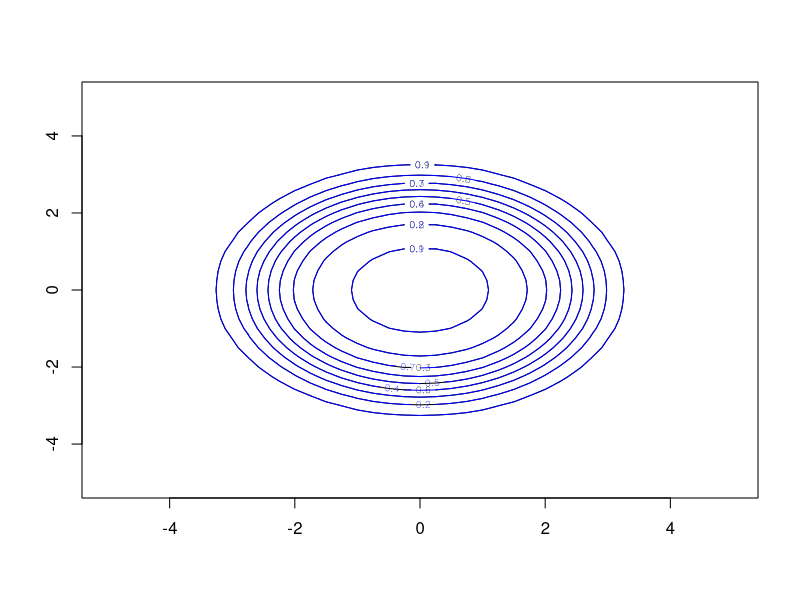
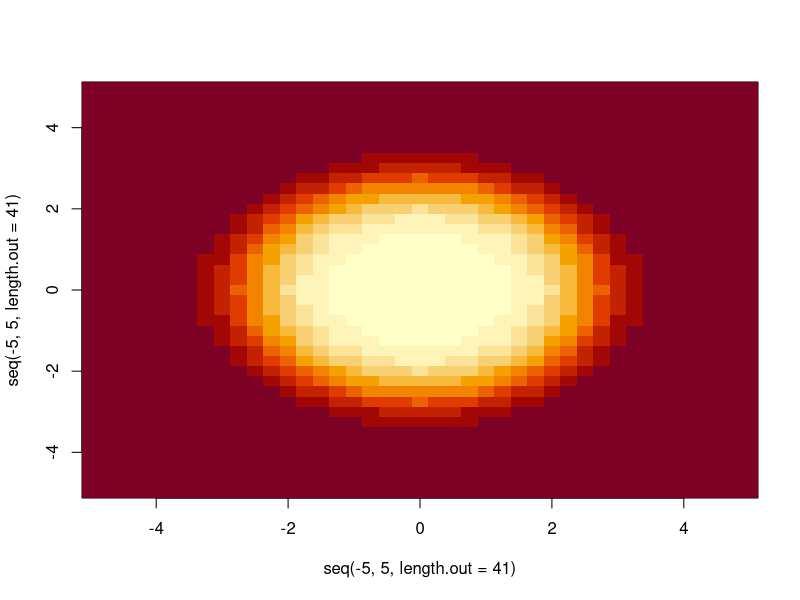

Generate these figures, in order, with R: (Note: this script raises an error after producing the figures.)
#1a
p_hat=0.5
X=c(1,2)
#P(X_1=1,X_2=2|Y=+1)
# p=1/sqrt(2*pi*16)*exp(-(X[1]-0)^2/(2*16))*
# 1/sqrt(2*pi*16)*exp(-(X[2]-0)^2/(2*16))
p=dnorm(X[1],mean=0,sd=4)*dnorm(X[2],mean=0,sd=4)
#P(X_1=1,X_2=2|Y=-1)
# n=1/sqrt(2*pi*1)*exp(-(X[1]-0)^2/(2*1))*
# 1/sqrt(2*pi*1)*exp(-(X[2]-0)^2/(2*1))
n=dnorm(X[1],mean=0,sd=1)*dnorm(X[2],mean=0,sd=1)
#P(Y=+1|X_1=1,X_2=2)
p*p_hat/(p*p_hat+n*(1-p_hat))

#1b
visualize=function(p_hat){
  grid=expand.grid(x1=.25*(-20:20),x2=.25*(-20:20))
  N=rep(0,41*41)
  for (i in 1:1681){
    #P(X=x|Y=+1)
    # p=1/sqrt(2*pi*16)*exp(-(grid$x1[i]-0)^2/(2*16))*
    #   1/sqrt(2*pi*16)*exp(-(grid$x2[i]-0)^2/(2*16))
    p=dnorm(grid$x1[i],mean=0,sd=4)*
      dnorm(grid$x2[i],mean=0,sd=4)
    #P(X=x|Y=-1)
    # n=1/sqrt(2*pi*1)*exp(-(grid$x1[i]-0)^2/(2*1))*
    #   1/sqrt(2*pi*1)*exp(-(grid$x2[i]-0)^2/(2*1))
    n=dnorm(grid$x1[i],mean=0,sd=1)*
      dnorm(grid$x2[i],mean=0,sd=1)
    #P(Y=+1|X=x)
    N[i]=p*p_hat/(p*p_hat+n*(1-p_hat))
    # N[i]=n*(1-p_hat)/(p*p_hat+n*(1-p_hat))
  }
  return(N)
}
P_p=visualize(p_hat)
contour(seq(-5,5,length.out = 41),
        seq(-5,5,length.out = 41),matrix(P_p,41,41))
contour(seq(-5,5,length.out = 41),
        seq(-5,5,length.out = 41),matrix(1-P_p,41,41),
        add = TRUE, col = "blue")
image(seq(-5,5,length.out = 41),
        seq(-5,5,length.out = 41),matrix(P_p,41,41))

#1c
sigma_p=matrix(c(16,0,0,16),2)
sigma_n=matrix(c(1,0,0,1),2)
mu_p=c(0,0)
mu_n=c(0,0)
p=2
N_p=1/((2*pi)^(p/2)*sqrt(det(sigma_p)))*
  exp(-0.5*t(as.matrix(X-mu_p))%*%
        solve(sigma_p)%*%
        as.matrix(X-mu_p))
N_n=1/((2*pi)^(p/2)*sqrt(det(sigma_n)))*
  exp(-0.5*t(as.matrix(X-mu_n))%*%
        solve(sigma_n)%*%
        as.matrix(X-mu_n))
#P(Y=+1|X_1=1,X_2=2)
N_p*p_hat/(N_p*p_hat+N_n*(1-p_hat))

#2a
generate=function(number){
  Y=rep(0,number)
  X=matrix(rep(0,2*number),ncol=2)
  # y_0=0
  # x_00=0
  for (i in 1:number){
    Y[i]=sample(0:2, size=1, replace=TRUE, prob=c(0.4,0.3,0.3))
    if (Y[i]==0){
      x=
        expand.grid(x1=0:1,x2=0:2)[sample(1:6, 1, replace=TRUE, prob=c(0.2,0.1,0.4,0.2,0.0,0.1)),]
      X[i,1]=x$x1
      X[i,2]=x$x2
      # y_0=y_0+1
    }
    else if (Y[i]==1){
      x=
        expand.grid(x1=0:1,x2=0:2)[sample(1:6, 1, replace=TRUE, prob=c(0.6,0.1,0.1,0.1,0.1,0.0)),]
      X[i,1]=x$x1
      X[i,2]=x$x2
    }
    else if (Y[i]==2){
      x=
        expand.grid(x1=0:1,x2=0:2)[sample(1:6, 1, replace=TRUE, prob=c(0.1,0.4,0.3,0.0,0.2,0.0)),]
      X[i,1]=x$x1
      X[i,2]=x$x2
    }
    # if (X[i,1]==0&X[i,2]==0){
    #   x_00=x_00+1
    # }
  }
  # print(paste("Number of X=(0,0):",x_00,
  #             ";Number of Y=0:",y_0))
  return(list(X=X,Y=Y))
}
train=generate(100)

#2b
#P{X_j=x|Y=c}
prob_X_j=function(data,j,x,c,smooth){
  #maximum likelihood:smooth=0
  #Laplace:smooth=1
  #Krichesky-Trofimov:smooth=1/2
  y_count=0.000000000001 #In case 0/0
  x_count=0.000000000001
  for (i in 1:length(data$Y)){
    if (data$Y[i]==c){
      y_count=y_count+1
      if(data$X[i,j]==x){
        x_count=x_count+1
      }
    }
  }
  q=2
  if(j==2){q=3}
  return((x_count+smooth)/(y_count+q*smooth))
}
#P{Y=c}
prob_Y=function(data,c,smooth){
  #maximum likelihood:smooth=0
  #Laplace:smooth=1
  #Krichesky-Trofimov:smooth=1/2
  y_count=0.000000000001 #In case 0/0
  for (i in 1:length(data$Y)){
    if (data$Y[i]==c){
      y_count=y_count+1
    }
  }
  return((y_count+smooth)/(length(data$Y)+3*smooth))
}

#2c
#P{Y=c|X=x}=(P{X=x|Y=c}*P{Y=c})/sum(P{X=x|Y=c'}*P{Y=c'})
#P{X=x|Y=c}=P{X_1=x_1|Y=c}*P{X_2=x_2|Y=c}
#prob_X_j(data,1,x[1],c,smooth)*
#prob_X_j(data,2,x[2],c,smooth)*prob_Y(data,c,smooth)
prob=function(data,x,c,smooth){
  #Optimization by merging the loop
  x1_count=0.000000000001
  x2_count=0.000000000001
  y_count=0.000000000001
  for (i in 1:length(data$Y)){
    if (data$Y[i]==c){
      y_count=y_count+1
      if(data$X[i,1]==x[1]){
        x1_count=x1_count+1
      }
      if(data$X[i,2]==x[2]){
        x2_count=x2_count+1
      }
    }
  }
  return((x1_count+smooth)/(y_count+2*smooth)*
           (x2_count+smooth)/(y_count+3*smooth)*
           (y_count+smooth)/(length(data$Y)+3*smooth)
           )
}
bayes_classfier=function(data,x,smooth){
  class=0
  max=0
  curr=0
  s=sum(c(prob(data,x,0,smooth),prob(data,x,1,smooth),
          prob(data,x,2,smooth)))
  for (c in 0:2){
    curr=prob(data,x,c,smooth)/s
    if (curr>max){
      class=c
      max=curr
    }
  }
  return(class)
}
test=generate(10000)
testify_bayes=function(test,train,smooth){
  error=0
  result=matrix(rep(0,6),ncol=3)
  #Map result with static value to reduce computation
  result[1,1]=bayes_classfier(train,c(0,0),smooth)
  result[2,1]=bayes_classfier(train,c(1,0),smooth)
  result[1,2]=bayes_classfier(train,c(0,1),smooth)
  result[2,2]=bayes_classfier(train,c(1,1),smooth)
  result[1,3]=bayes_classfier(train,c(0,2),smooth)
  result[2,3]=bayes_classfier(train,c(1,2),smooth)
  for (i in 1:length(test$Y)){
    if(result[test$X[i,1]+1,test$X[i,2]+1]!=test$Y[i]){
      error=error+1
    }
  }
  return(error/length(test$Y))
}
#testify_bayes(test,train,0.5)

getPlotData_bayes=function(size,trainset=NULL,smooth){
  queue=rep(0,length(size))
  test=generate(10000)
  for (i in 1:length(size)){
    train=NULL
    if (!is.null(trainset)){train=trainset[i]}
    else{train=generate(size[i])}
    queue[i]=testify_bayes(test,train,smooth)
    print(paste("Round:",i,"Size:",size[i]))
  }
  return(queue)
}
size=c(25,50,100,200,400,800,1600,3200,6400)
trainset=c(generate(size[1]),
           generate(size[2]),
           generate(size[3]),
           generate(size[4]),
           generate(size[5]),
           generate(size[6]),
           generate(size[7]),
           generate(size[8]),
           generate(size[9]))
data_bayes=getPlotData_bayes(size,trainset,1)
plot(data_bayes,xlab="Size",ylab = "Error Rate",
     xaxt="n",type="b")
axis(1,at=1:length(size),label = size)
#2d
library(nnet)
testify_logr=function(train,test){
  error=0
  D <- data.frame(Y = train$Y, 
                  X1 = factor(train$X[ ,1]), 
                  X2 = factor(train$X[ ,2]))
  fit=multinom(Y~X1+X2,data=D)
  pred=predict(fit,data.frame(Y = test$Y,
    X1 = factor(test$X[ ,1]), X2 = factor(test$X[ ,2])))
  for (i in 1:length(test$Y)){
    if(pred[i]!=test$Y[i]){
      error=error+1
    }
  }
  return(error/length(test$Y))
}
getPlotData_logr=function(size,trainset=NULL){
  queue=rep(0,length(size))
  test=generate(10000)
  for (i in 1:length(size)){
    train=NULL
    if (!is.null(trainset)){train=trainset[i]}
    else{train=generate(size[i])}
    queue[i]=testify_logr(test,train)
    print(paste("Round:",i,"Size:",size[i]))
  }
  return(queue)
}
data_logr=getPlotData_logr(size,trainset)
#Need to change to a better plot function
plot(data_logr,xlab="Size",ylab = "Error Rate",
     xaxt="n",type="b")
axis(1,at=1:length(size),label = size)
points(data_bayes,type="b")
